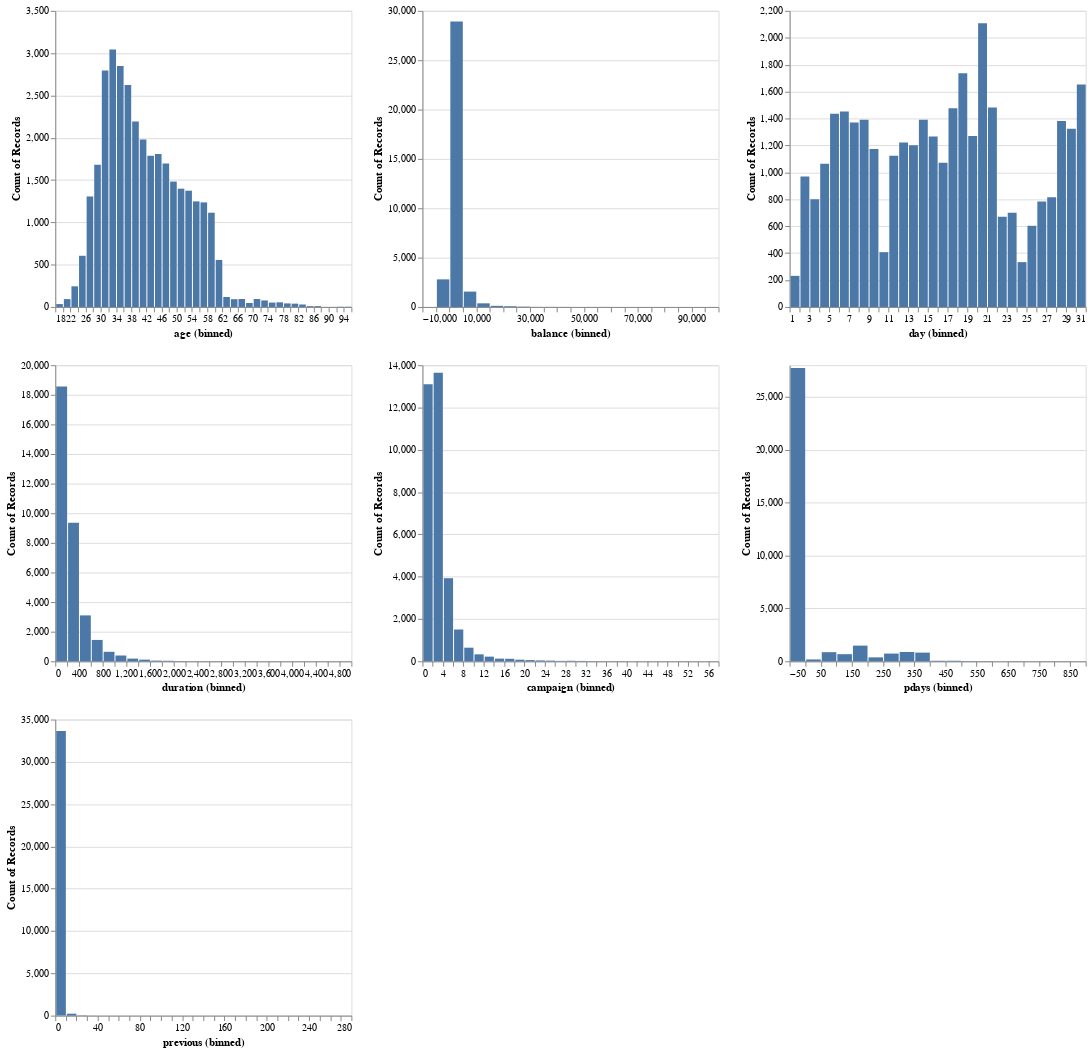

The cell this chart's notebook holds for it:
### Code cell
alt.Chart(train_df).mark_bar().encode(
    x=alt.X(alt.repeat()).type("quantitative").bin(maxbins=40),
    y="count()"
).repeat(
    numerical_cols, columns=3
)

### Figure 1 — Vega specification as saved in the notebook (floating-point values rounded to 4 significant figures)
{"$schema": "https://vega.github.io/schema/vega/v5.json", "data": [{"name": "source_0"}, {"name": "data_0", "values": [{"__count": 33640, "bin_maxbins_40_previous": 0.0, "bin_maxbins_40_previous_end": 10.0}, {"__count": 226, "bin_maxbins_40_previous": 10.0, "bin_maxbins_40_previous_end": 20.0}, {"__count": 34, "bin_maxbins_40_previous": 20.0, "bin_maxbins_40_previous_end": 30.0}, {"__count": 5, "bin_maxbins_40_previous": 30.0, "bin_maxbins_40_previous_end": 40.0}, {"__count": 1, "bin_maxbins_40_previous": 270.0, "bin_maxbins_40_previous_end": 280.0}, {"__count": 1, "bin_maxbins_40_previous": 40.0, "bin_maxbins_40_previous_end": 50.0}, {"__count": 1, "bin_maxbins_40_previous": 50.0, "bin_maxbins_40_previous_end": 60.0}]}, {"name": "data_1", "values": [{"__count": 3043, "bin_maxbins_40_age": 32.0, "bin_maxbins_40_age_end": 34.0}, {"__count": 2623, "bin_maxbins_40_age": 36.0, "bin_maxbins_40_age_end": 38.0}, {"__count": 244, "bin_maxbins_40_age": 22.0, "bin_maxbins_40_age_end": 24.0}, {"__count": 1398, "bin_maxbins_40_age": 50.0, "bin_maxbins_40_age_end": 52.0}, {"__count": 1248, "bin_maxbins_40_age": 54.0, "bin_maxbins_40_age_end": 56.0}, {"__count": 1681, "bin_maxbins_40_age": 28.0, "bin_maxbins_40_age_end": 30.0}, {"__count": 1786, "bin_maxbins_40_age": 42.0, "bin_maxbins_40_age_end": 44.0}, {"__count": 2849, "bin_maxbins_40_age": 34.0, "bin_maxbins_40_age_end": 36.0}, {"__count": 1807, "bin_maxbins_40_age": 44.0, "bin_maxbins_40_age_end": 46.0}, {"__count": 1696, "bin_maxbins_40_age": 46.0, "bin_maxbins_40_age_end": 48.0}, {"__count": 1482, "bin_maxbins_40_age": 48.0, "bin_maxbins_40_age_end": 50.0}, {"__count": 1374, "bin_maxbins_40_age": 52.0, "bin_maxbins_40_age_end": 54.0}, {"__count": 2191, "bin_maxbins_40_age": 38.0, "bin_maxbins_40_age_end": 40.0}, {"__count": 1236, "bin_maxbins_40_age": 56.0, "bin_maxbins_40_age_end": 58.0}, {"__count": 1306, "bin_maxbins_40_age": 26.0, "bin_maxbins_40_age_end": 28.0}, {"__count": 2795, "bin_maxbins_40_age": 30.0, "bin_maxbins_40_age_end": 32.0}, {"__count": 1114, "bin_maxbins_40_age": 58.0, "bin_maxbins_40_age_end": 60.0}, {"__count": 1980, "bin_maxbins_40_age": 40.0, "bin_maxbins_40_age_end": 42.0}, {"__count": 605, "bin_maxbins_40_age": 24.0, "bin_maxbins_40_age_end": 26.0}, {"__count": 556, "bin_maxbins_40_age": 60.0, "bin_maxbins_40_age_end": 62.0}, {"__count": 93, "bin_maxbins_40_age": 20.0, "bin_maxbins_40_age_end": 22.0}, {"__count": 94, "bin_maxbins_40_age": 70.0, "bin_maxbins_40_age_end": 72.0}, {"__count": 42, "bin_maxbins_40_age": 78.0, "bin_maxbins_40_age_end": 80.0}, {"__count": 29, "bin_maxbins_40_age": 82.0, "bin_maxbins_40_age_end": 84.0}, {"__count": 52, "bin_maxbins_40_age": 74.0, "bin_maxbins_40_age_end": 76.0}, {"__count": 77, "bin_maxbins_40_age": 72.0, "bin_maxbins_40_age_end": 74.0}, {"__count": 118, "bin_maxbins_40_age": 62.0, "bin_maxbins_40_age_end": 64.0}, {"__count": 47, "bin_maxbins_40_age": 68.0, "bin_maxbins_40_age_end": 70.0}, {"__count": 94, "bin_maxbins_40_age": 66.0, "bin_maxbins_40_age_end": 68.0}, {"__count": 92, "bin_maxbins_40_age": 64.0, "bin_maxbins_40_age_end": 66.0}, {"__count": 39, "bin_maxbins_40_age": 80.0, "bin_maxbins_40_age_end": 82.0}, {"__count": 34, "bin_maxbins_40_age": 18.0, "bin_maxbins_40_age_end": 20.0}, {"__count": 55, "bin_maxbins_40_age": 76.0, "bin_maxbins_40_age_end": 78.0}, {"__count": 3, "bin_maxbins_40_age": 92.0, "bin_maxbins_40_age_end": 94.0}, {"__count": 10, "bin_maxbins_40_age": 84.0, "bin_maxbins_40_age_end": 86.0}, {"__count": 10, "bin_maxbins_40_age": 86.0, "bin_maxbins_40_age_end": 88.0}, {"__count": 1, "bin_maxbins_40_age": 90.0, "bin_maxbins_40_age_end": 92.0}, {"__count": 3, "bin_maxbins_40_age": 94.0, "bin_maxbins_40_age_end": 96.0}, {"__count": 1, "bin_maxbins_40_age": 88.0, "bin_maxbins_40_age_end": 90.0}]}, {"name": "data_2", "values": [{"__count": 28924, "bin_maxbins_40_balance": 0.0, "bin_maxbins_40_balance_end": 5000.0}, {"__count": 2795, "bin_maxbins_40_balance": -5000.0, "bin_maxbins_40_balance_end": 0.0}, {"__count": 1557, "bin_maxbins_40_balance": 5000.0, "bin_maxbins_40_balance_end": 10000.0}, {"__count": 34, "bin_maxbins_40_balance": 25000.0, "bin_maxbins_40_balance_end": 30000.0}, {"__count": 368, "bin_maxbins_40_balance": 10000.0, "bin_maxbins_40_balance_end": 15000.0}, {"__count": 114, "bin_maxbins_40_balance": 15000.0, "bin_maxbins_40_balance_end": 20000.0}, {"__count": 4, "bin_maxbins_40_balance": 55000.0, "bin_maxbins_40_balance_end": 60000.0}, {"__count": 75, "bin_maxbins_40_balance": 20000.0, "bin_maxbins_40_balance_end": 25000.0}, {"__count": 10, "bin_maxbins_40_balance": 35000.0, "bin_maxbins_40_balance_end": 40000.0}, {"__count": 9, "bin_maxbins_40_balance": 30000.0, "bin_maxbins_40_balance_end": 35000.0}, {"__count": 6, "bin_maxbins_40_balance": 40000.0, "bin_maxbins_40_balance_end": 45000.0}, {"__count": 3, "bin_maxbins_40_balance": 45000.0, "bin_maxbins_40_balance_end": 50000.0}, {"__count": 1, "bin_maxbins_40_balance": 95000.0, "bin_maxbins_40_balance_end": 100000.0}, {"__count": 4, "bin_maxbins_40_balance": 50000.0, "bin_maxbins_40_balance_end": 55000.0}, {"__count": 1, "bin_maxbins_40_balance": 80000.0, "bin_maxbins_40_balance_end": 85000.0}, {"__count": 1, "bin_maxbins_40_balance": -10000.0, "bin_maxbins_40_balance_end": -5000.0}, {"__count": 2, "bin_maxbins_40_balance": 65000.0, "bin_maxbins_40_balance_end": 70000.0}]}, {"name": "data_3", "values": [{"__count": 1482, "bin_maxbins_40_day": 21.0, "bin_maxbins_40_day_end": 22.0}, {"__count": 671, "bin_maxbins_40_day": 22.0, "bin_maxbins_40_day_end": 23.0}, {"__count": 784, "bin_maxbins_40_day": 26.0, "bin_maxbins_40_day_end": 27.0}, {"__count": 1324, "bin_maxbins_40_day": 29.0, "bin_maxbins_40_day_end": 30.0}, {"__count": 1267, "bin_maxbins_40_day": 15.0, "bin_maxbins_40_day_end": 16.0}, {"__count": 2107, "bin_maxbins_40_day": 20.0, "bin_maxbins_40_day_end": 21.0}, {"__count": 1477, "bin_maxbins_40_day": 17.0, "bin_maxbins_40_day_end": 18.0}, {"__count": 1453, "bin_maxbins_40_day": 6.0, "bin_maxbins_40_day_end": 7.0}, {"__count": 1391, "bin_maxbins_40_day": 8.0, "bin_maxbins_40_day_end": 9.0}, {"__count": 1370, "bin_maxbins_40_day": 7.0, "bin_maxbins_40_day_end": 8.0}, {"__count": 1071, "bin_maxbins_40_day": 16.0, "bin_maxbins_40_day_end": 17.0}, {"__count": 1173, "bin_maxbins_40_day": 9.0, "bin_maxbins_40_day_end": 10.0}, {"__count": 1391, "bin_maxbins_40_day": 14.0, "bin_maxbins_40_day_end": 15.0}, {"__count": 700, "bin_maxbins_40_day": 23.0, "bin_maxbins_40_day_end": 24.0}, {"__count": 603, "bin_maxbins_40_day": 25.0, "bin_maxbins_40_day_end": 26.0}, {"__count": 1436, "bin_maxbins_40_day": 5.0, "bin_maxbins_40_day_end": 6.0}, {"__count": 333, "bin_maxbins_40_day": 24.0, "bin_maxbins_40_day_end": 25.0}, {"__count": 1381, "bin_maxbins_40_day": 28.0, "bin_maxbins_40_day_end": 29.0}, {"__count": 1737, "bin_maxbins_40_day": 18.0, "bin_maxbins_40_day_end": 19.0}, {"__count": 1652, "bin_maxbins_40_day": 30.0, "bin_maxbins_40_day_end": 31.0}, {"__count": 1222, "bin_maxbins_40_day": 12.0, "bin_maxbins_40_day_end": 13.0}, {"__count": 815, "bin_maxbins_40_day": 27.0, "bin_maxbins_40_day_end": 28.0}, {"__count": 801, "bin_maxbins_40_day": 3.0, "bin_maxbins_40_day_end": 4.0}, {"__count": 1064, "bin_maxbins_40_day": 4.0, "bin_maxbins_40_day_end": 5.0}, {"__count": 407, "bin_maxbins_40_day": 10.0, "bin_maxbins_40_day_end": 11.0}, {"__count": 970, "bin_maxbins_40_day": 2.0, "bin_maxbins_40_day_end": 3.0}, {"__count": 1270, "bin_maxbins_40_day": 19.0, "bin_maxbins_40_day_end": 20.0}, {"__count": 1123, "bin_maxbins_40_day": 11.0, "bin_maxbins_40_day_end": 12.0}, {"__count": 1202, "bin_maxbins_40_day": 13.0, "bin_maxbins_40_day_end": 14.0}, {"__count": 231, "bin_maxbins_40_day": 1.0, "bin_maxbins_40_day_end": 2.0}]}, {"name": "data_4", "values": [{"__count": 3100, "bin_maxbins_40_duration": 400.0, "bin_maxbins_40_duration_end": 600.0}, {"__count": 18555, "bin_maxbins_40_duration": 0.0, "bin_maxbins_40_duration_end": 200.0}, {"__count": 9357, "bin_maxbins_40_duration": 200.0, "bin_maxbins_40_duration_end": 400.0}, {"__count": 1442, "bin_maxbins_40_duration": 600.0, "bin_maxbins_40_duration_end": 800.0}, {"__count": 181, "bin_maxbins_40_duration": 1200.0, "bin_maxbins_40_duration_end": 1400.0}, {"__count": 641, "bin_maxbins_40_duration": 800.0, "bin_maxbins_40_duration_end": 1000.0}, {"__count": 391, "bin_maxbins_40_duration": 1000.0, "bin_maxbins_40_duration_end": 1200.0}, {"__count": 35, "bin_maxbins_40_duration": 1800.0, "bin_maxbins_40_duration_end": 2000.0}, {"__count": 111, "bin_maxbins_40_duration": 1400.0, "bin_maxbins_40_duration_end": 1600.0}, {"__count": 1, "bin_maxbins_40_duration": 4800.0, "bin_maxbins_40_duration_end": 5000.0}, {"__count": 16, "bin_maxbins_40_duration": 2000.0, "bin_maxbins_40_duration_end": 2200.0}, {"__count": 7, "bin_maxbins_40_duration": 2200.0, "bin_maxbins_40_duration_end": 2400.0}, {"__count": 6, "bin_maxbins_40_duration": 2600.0, "bin_maxbins_40_duration_end": 2800.0}, {"__count": 46, "bin_maxbins_40_duration": 1600.0, "bin_maxbins_40_duration_end": 1800.0}, {"__count": 4, "bin_maxbins_40_duration": 3000.0, "bin_maxbins_40_duration_end": 3200.0}, {"__count": 7, "bin_maxbins_40_duration": 2400.0, "bin_maxbins_40_duration_end": 2600.0}, {"__count": 4, "bin_maxbins_40_duration": 3200.0, "bin_maxbins_40_duration_end": 3400.0}, {"__count": 1, "bin_maxbins_40_duration": 2800.0, "bin_maxbins_40_duration_end": 3000.0}, {"__count": 1, "bin_maxbins_40_duration": 3600.0, "bin_maxbins_40_duration_end": 3800.0}, {"__count": 1, "bin_maxbins_40_duration": 3800.0, "bin_maxbins_40_duration_end": 4000.0}, {"__count": 1, "bin_maxbins_40_duration": 3400.0, "bin_maxbins_40_duration_end": 3600.0}]}, {"name": "data_5", "values": [{"__count": 13643, "bin_maxbins_40_campaign": 2.0, "bin_maxbins_40_campaign_end": 4.0}, {"__count": 13102, "bin_maxbins_40_campaign": 0.0, "bin_maxbins_40_campaign_end": 2.0}, {"__count": 3929, "bin_maxbins_40_campaign": 4.0, "bin_maxbins_40_campaign_end": 6.0}, {"__count": 75, "bin_maxbins_40_campaign": 18.0, "bin_maxbins_40_campaign_end": 20.0}, {"__count": 1503, "bin_maxbins_40_campaign": 6.0, "bin_maxbins_40_campaign_end": 8.0}, {"__count": 126, "bin_maxbins_40_campaign": 14.0, "bin_maxbins_40_campaign_end": 16.0}, {"__count": 220, "bin_maxbins_40_campaign": 12.0, "bin_maxbins_40_campaign_end": 14.0}, {"__count": 643, "bin_maxbins_40_campaign": 8.0, "bin_maxbins_40_campaign_end": 10.0}, {"__count": 57, "bin_maxbins_40_campaign": 20.0, "bin_maxbins_40_campaign_end": 22.0}, {"__count": 32, "bin_maxbins_40_campaign": 24.0, "bin_maxbins_40_campaign_end": 26.0}, {"__count": 329, "bin_maxbins_40_campaign": 10.0, "bin_maxbins_40_campaign_end": 12.0}, {"__count": 42, "bin_maxbins_40_campaign": 22.0, "bin_maxbins_40_campaign_end": 24.0}, {"__count": 24, "bin_maxbins_40_campaign": 28.0, "bin_maxbins_40_campaign_end": 30.0}, {"__count": 19, "bin_maxbins_40_campaign": 26.0, "bin_maxbins_40_campaign_end": 28.0}, {"__count": 118, "bin_maxbins_40_campaign": 16.0, "bin_maxbins_40_campaign_end": 18.0}, {"__count": 17, "bin_maxbins_40_campaign": 30.0, "bin_maxbins_40_campaign_end": 32.0}, {"__count": 1, "bin_maxbins_40_campaign": 42.0, "bin_maxbins_40_campaign_end": 44.0}, {"__count": 7, "bin_maxbins_40_campaign": 32.0, "bin_maxbins_40_campaign_end": 34.0}, {"__count": 4, "bin_maxbins_40_campaign": 38.0, "bin_maxbins_40_campaign_end": 40.0}, {"__count": 6, "bin_maxbins_40_campaign": 34.0, "bin_maxbins_40_campaign_end": 36.0}, {"__count": 1, "bin_maxbins_40_campaign": 56.0, "bin_maxbins_40_campaign_end": 58.0}, {"__count": 5, "bin_maxbins_40_campaign": 36.0, "bin_maxbins_40_campaign_end": 38.0}, {"__count": 1, "bin_maxbins_40_campaign": 40.0, "bin_maxbins_40_campaign_end": 42.0}, {"__count": 3, "bin_maxbins_40_campaign": 50.0, "bin_maxbins_40_campaign_end": 52.0}, {"__count": 1, "bin_maxbins_40_campaign": 54.0, "bin_maxbins_40_campaign_end": 56.0}]}, {"name": "data_6", "values": [{"__count": 27736, "bin_maxbins_40_pdays": -50.0, "bin_maxbins_40_pdays_end": 0.0}, {"__count": 821, "bin_maxbins_40_pdays": 350.0, "bin_maxbins_40_pdays_end": 400.0}, {"__count": 176, "bin_maxbins_40_pdays": 0.0, "bin_maxbins_40_pdays_end": 50.0}, {"__count": 50, "bin_maxbins_40_pdays": 450.0, "bin_maxbins_40_pdays_end": 500.0}, {"__count": 673, "bin_maxbins_40_pdays": 100.0, "bin_maxbins_40_pdays_end": 150.0}, {"__count": 1483, "bin_maxbins_40_pdays": 150.0, "bin_maxbins_40_pdays_end": 200.0}, {"__count": 881, "bin_maxbins_40_pdays": 300.0, "bin_maxbins_40_pdays_end": 350.0}, {"__count": 862, "bin_maxbins_40_pdays": 50.0, "bin_maxbins_40_pdays_end": 100.0}, {"__count": 730, "bin_maxbins_40_pdays": 250.0, "bin_maxbins_40_pdays_end": 300.0}, {"__count": 371, "bin_maxbins_40_pdays": 200.0, "bin_maxbins_40_pdays_end": 250.0}, {"__count": 12, "bin_maxbins_40_pdays": 650.0, "bin_maxbins_40_pdays_end": 700.0}, {"__count": 23, "bin_maxbins_40_pdays": 500.0, "bin_maxbins_40_pdays_end": 550.0}, {"__count": 49, "bin_maxbins_40_pdays": 400.0, "bin_maxbins_40_pdays_end": 450.0}, {"__count": 16, "bin_maxbins_40_pdays": 550.0, "bin_maxbins_40_pdays_end": 600.0}, {"__count": 5, "bin_maxbins_40_pdays": 800.0, "bin_maxbins_40_pdays_end": 850.0}, {"__count": 4, "bin_maxbins_40_pdays": 700.0, "bin_maxbins_40_pdays_end": 750.0}, {"__count": 11, "bin_maxbins_40_pdays": 750.0, "bin_maxbins_40_pdays_end": 800.0}, {"__count": 2, "bin_maxbins_40_pdays": 600.0, "bin_maxbins_40_pdays_end": 650.0}, {"__count": 3, "bin_maxbins_40_pdays": 850.0, "bin_maxbins_40_pdays_end": 900.0}]}, {"name": "data_1_child__age_y_domain___count", "values": [{"min": 1, "max": 3043}]}, {"name": "data_2_child__balance_y_domain___count", "values": [{"min": 1, "max": 28924}]}, {"name": "data_3_child__day_y_domain___count", "values": [{"min": 231, "max": 2107}]}, {"name": "data_4_child__duration_y_domain___count", "values": [{"min": 1, "max": 18555}]}, {"name": "data_5_child__campaign_y_domain___count", "values": [{"min": 1, "max": 13643}]}, {"name": "data_6_child__pdays_y_domain___count", "values": [{"min": 2, "max": 27736}]}, {"name": "data_0_child__previous_y_domain___count", "values": [{"min": 1, "max": 33640}]}], "signals": [{"name": "child__previous_bin_maxbins_40_previous_bins", "value": {"fields": ["previous"], "fname": "bin_previous", "start": 0.0, "step": 10.0, "stop": 280.0}}, {"name": "child__age_bin_maxbins_40_age_bins", "value": {"fields": ["age"], "fname": "bin_age", "start": 18.0, "step": 2.0, "stop": 96.0}}, {"name": "child__balance_bin_maxbins_40_balance_bins", "value": {"fields": ["balance"], "fname": "bin_balance", "start": -10000.0, "step": 5000.0, "stop": 100000.0}}, {"name": "child__duration_bin_maxbins_40_duration_bins", "value": {"fields": ["duration"], "fname": "bin_duration", "start": 0.0, "step": 200.0, "stop": 5000.0}}, {"name": "child__campaign_bin_maxbins_40_campaign_bins", "value": {"fields": ["campaign"], "fname": "bin_campaign", "start": 0.0, "step": 2.0, "stop": 58.0}}, {"name": "child__day_bin_maxbins_40_day_bins", "value": {"fields": ["day"], "fname": "bin_day", "start": 1.0, "step": 1.0, "stop": 31.0}}, {"name": "child__pdays_bin_maxbins_40_pdays_bins", "value": {"fields": ["pdays"], "fname": "bin_pdays", "start": -50.0, "step": 50.0, "stop": 900.0}}, {"name": "childWidth", "value": 300}, {"name": "childHeight", "value": 300}], "marks": [{"type": "group", "name": "child__age_group", "encode": {"update": {"width": {"signal": "childWidth"}, "height": {"signal": "childHeight"}}}, "marks": [{"type": "rect", "name": "child__age_marks", "from": {"data": "data_1"}, "encode": {"update": {"y2": {"value": 0, "scale": "child__age_y"}, "fill": {"value": "#4c78a8"}, "x": {"field": "bin_maxbins_40_age_end", "scale": "child__age_x", "offset": {"signal": "0.5 + (abs(scale(\"child__age_x\", datum[\"bin_maxbins_40_age_end\"]) - scale(\"child__age_x\", datum[\"bin_maxbins_40_age\"])) < 0.25 ? 0.5 * (0.25 - (abs(scale(\"child__age_x\", datum[\"bin_maxbins_40_age_end\"]) - scale(\"child__age_x\", datum[\"bin_maxbins_40_age\"])))) : -0.5)"}}, "y": {"field": "__count", "scale": "child__age_y"}, "description": {"signal": "\"age (binned): \" + (!isValid(datum[\"bin_maxbins_40_age\"]) || !isFinite(+datum[\"bin_maxbins_40_age\"]) ? \"null\" : format(datum[\"bin_maxbins_40_age\"], \"\") + \" – \" + format(datum[\"bin_maxbins_40_age_end\"], \"\")) + \"; Count of Records: \" + (format(datum[\"__count\"], \"\"))"}, "ariaRoleDescription": {"value": "bar"}, "x2": {"field": "bin_maxbins_40_age", "scale": "child__age_x", "offset": {"signal": "0.5 + (abs(scale(\"child__age_x\", datum[\"bin_maxbins_40_age_end\"]) - scale(\"child__age_x\", datum[\"bin_maxbins_40_age\"])) < 0.25 ? -0.5 * (0.25 - (abs(scale(\"child__age_x\", datum[\"bin_maxbins_40_age_end\"]) - scale(\"child__age_x\", datum[\"bin_maxbins_40_age\"])))) : 0.5)"}}}}, "style": ["bar"]}], "axes": [{"scale": "child__age_y", "orient": "left", "gridScale": "child__age_x", "minExtent": 0, "grid": true, "ticks": false, "tickCount": {"signal": "ceil(childHeight/40)"}, "domain": false, "zindex": 0, "maxExtent": 0, "labels": false, "aria": false}, {"scale": "child__age_x", "title": "age (binned)", "tickCount": {"signal": "ceil(childWidth/10)"}, "labelOverlap": true, "zindex": 0, "grid": false, "labelFlush": true, "orient": "bottom"}, {"scale": "child__age_y", "tickCount": {"signal": "ceil(childHeight/40)"}, "orient": "left", "grid": false, "labelOverlap": true, "title": "Count of Records", "zindex": 0}], "style": "cell"}, {"type": "group", "name": "child__balance_group", "encode": {"update": {"width": {"signal": "childWidth"}, "height": {"signal": "childHeight"}}}, "marks": [{"type": "rect", "name": "child__balance_marks", "from": {"data": "data_2"}, "encode": {"update": {"ariaRoleDescription": {"value": "bar"}, "fill": {"value": "#4c78a8"}, "x2": {"field": "bin_maxbins_40_balance", "scale": "child__balance_x", "offset": {"signal": "0.5 + (abs(scale(\"child__balance_x\", datum[\"bin_maxbins_40_balance_end\"]) - scale(\"child__balance_x\", datum[\"bin_maxbins_40_balance\"])) < 0.25 ? -0.5 * (0.25 - (abs(scale(\"child__balance_x\", datum[\"bin_maxbins_40_balance_end\"]) - scale(\"child__balance_x\", datum[\"bin_maxbins_40_balance\"])))) : 0.5)"}}, "description": {"signal": "\"balance (binned): \" + (!isValid(datum[\"bin_maxbins_40_balance\"]) || !isFinite(+datum[\"bin_maxbins_40_balance\"]) ? \"null\" : format(datum[\"bin_maxbins_40_balance\"], \"\") + \" – \" + format(datum[\"bin_maxbins_40_balance_end\"], \"\")) + \"; Count of Records: \" + (format(datum[\"__count\"], \"\"))"}, "x": {"field": "bin_maxbins_40_balance_end", "scale": "child__balance_x", "offset": {"signal": "0.5 + (abs(scale(\"child__balance_x\", datum[\"bin_maxbins_40_balance_end\"]) - scale(\"child__balance_x\", datum[\"bin_maxbins_40_balance\"])) < 0.25 ? 0.5 * (0.25 - (abs(scale(\"child__balance_x\", datum[\"bin_maxbins_40_balance_end\"]) - scale(\"child__balance_x\", datum[\"bin_maxbins_40_balance\"])))) : -0.5)"}}, "y": {"field": "__count", "scale": "child__balance_y"}, "y2": {"value": 0, "scale": "child__balance_y"}}}, "style": ["bar"]}], "axes": [{"scale": "child__balance_y", "grid": true, "aria": false, "tickCount": {"signal": "ceil(childHeight/40)"}, "ticks": false, "maxExtent": 0, "gridScale": "child__balance_x", "minExtent": 0, "zindex": 0, "orient": "left", "domain": false, "labels": false}, {"scale": "child__balance_x", "title": "balance (binned)", "grid": false, "labelOverlap": true, "tickCount": {"signal": "ceil(childWidth/10)"}, "zindex": 0, "orient": "bottom", "labelFlush": true}, {"scale": "child__balance_y", "orient": "left", "title": "Count of Records", "tickCount": {"signal": "ceil(childHeight/40)"}, "labelOverlap": true, "zindex": 0, "grid": false}], "style": "cell"}, {"type": "group", "name": "child__day_group", "encode": {"update": {"width": {"signal": "childWidth"}, "height": {"signal": "childHeight"}}}, "marks": [{"type": "rect", "name": "child__day_marks", "from": {"data": "data_3"}, "encode": {"update": {"x": {"field": "bin_maxbins_40_day_end", "scale": "child__day_x", "offset": {"signal": "0.5 + (abs(scale(\"child__day_x\", datum[\"bin_maxbins_40_day_end\"]) - scale(\"child__day_x\", datum[\"bin_maxbins_40_day\"])) < 0.25 ? 0.5 * (0.25 - (abs(scale(\"child__day_x\", datum[\"bin_maxbins_40_day_end\"]) - scale(\"child__day_x\", datum[\"bin_maxbins_40_day\"])))) : -0.5)"}}, "description": {"signal": "\"day (binned): \" + (!isValid(datum[\"bin_maxbins_40_day\"]) || !isFinite(+datum[\"bin_maxbins_40_day\"]) ? \"null\" : format(datum[\"bin_maxbins_40_day\"], \"\") + \" – \" + format(datum[\"bin_maxbins_40_day_end\"], \"\")) + \"; Count of Records: \" + (format(datum[\"__count\"], \"\"))"}, "x2": {"field": "bin_maxbins_40_day", "scale": "child__day_x", "offset": {"signal": "0.5 + (abs(scale(\"child__day_x\", datum[\"bin_maxbins_40_day_end\"]) - scale(\"child__day_x\", datum[\"bin_maxbins_40_day\"])) < 0.25 ? -0.5 * (0.25 - (abs(scale(\"child__day_x\", datum[\"bin_maxbins_40_day_end\"]) - scale(\"child__day_x\", datum[\"bin_maxbins_40_day\"])))) : 0.5)"}}, "y2": {"value": 0, "scale": "child__day_y"}, "fill": {"value": "#4c78a8"}, "ariaRoleDescription": {"value": "bar"}, "y": {"field": "__count", "scale": "child__day_y"}}}, "style": ["bar"]}], "axes": [{"scale": "child__day_y", "tickCount": {"signal": "ceil(childHeight/40)"}, "zindex": 0, "maxExtent": 0, "labels": false, "orient": "left", "grid": true, "aria": false, "minExtent": 0, "ticks": false, "gridScale": "child__day_x", "domain": false}, {"scale": "child__day_x", "orient": "bottom", "zindex": 0, "tickCount": {"signal": "ceil(childWidth/10)"}, "grid": false, "title": "day (binned)", "labelFlush": true, "labelOverlap": true}, {"scale": "child__day_y", "labelOverlap": true, "tickCount": {"signal": "ceil(childHeight/40)"}, "zindex": 0, "grid": false, "title": "Count of Records", "orient": "left"}], "style": "cell"}, {"type": "group", "name": "child__duration_group", "encode": {"update": {"height": {"signal": "childHeight"}, "width": {"signal": "childWidth"}}}, "marks": [{"type": "rect", "name": "child__duration_marks", "from": {"data": "data_4"}, "encode": {"update": {"description": {"signal": "\"duration (binned): \" + (!isValid(datum[\"bin_maxbins_40_duration\"]) || !isFinite(+datum[\"bin_maxbins_40_duration\"]) ? \"null\" : format(datum[\"bin_maxbins_40_duration\"], \"\") + \" – \" + format(datum[\"bin_maxbins_40_duration_end\"], \"\")) + \"; Count of Records: \" + (format(datum[\"__count\"], \"\"))"}, "y2": {"value": 0, "scale": "child__duration_y"}, "ariaRoleDescription": {"value": "bar"}, "x2": {"field": "bin_maxbins_40_duration", "scale": "child__duration_x", "offset": {"signal": "0.5 + (abs(scale(\"child__duration_x\", datum[\"bin_maxbins_40_duration_end\"]) - scale(\"child__duration_x\", datum[\"bin_maxbins_40_duration\"])) < 0.25 ? -0.5 * (0.25 - (abs(scale(\"child__duration_x\", datum[\"bin_maxbins_40_duration_end\"]) - scale(\"child__duration_x\", datum[\"bin_maxbins_40_duration\"])))) : 0.5)"}}, "y": {"field": "__count", "scale": "child__duration_y"}, "fill": {"value": "#4c78a8"}, "x": {"field": "bin_maxbins_40_duration_end", "scale": "child__duration_x", "offset": {"signal": "0.5 + (abs(scale(\"child__duration_x\", datum[\"bin_maxbins_40_duration_end\"]) - scale(\"child__duration_x\", datum[\"bin_maxbins_40_duration\"])) < 0.25 ? 0.5 * (0.25 - (abs(scale(\"child__duration_x\", datum[\"bin_maxbins_40_duration_end\"]) - scale(\"child__duration_x\", datum[\"bin_maxbins_40_duration\"])))) : -0.5)"}}}}, "style": ["bar"]}], "axes": [{"scale": "child__duration_y", "domain": false, "tickCount": {"signal": "ceil(childHeight/40)"}, "gridScale": "child__duration_x", "maxExtent": 0, "ticks": false, "orient": "left", "aria": false, "minExtent": 0, "labels": false, "zindex": 0, "grid": true}, {"scale": "child__duration_x", "grid": false, "title": "duration (binned)", "tickCount": {"signal": "ceil(childWidth/10)"}, "orient": "bottom", "zindex": 0, "labelOverlap": true, "labelFlush": true}, {"scale": "child__duration_y", "title": "Count of Records", "orient": "left", "labelOverlap": true, "tickCount": {"signal": "ceil(childHeight/40)"}, "grid": false, "zindex": 0}], "style": "cell"}, {"type": "group", "name": "child__campaign_group", "encode": {"update": {"width": {"signal": "childWidth"}, "height": {"signal": "childHeight"}}}, "marks": [{"type": "rect", "name": "child__campaign_marks", "from": {"data": "data_5"}, "encode": {"update": {"description": {"signal": "\"campaign (binned): \" + (!isValid(datum[\"bin_maxbins_40_campaign\"]) || !isFinite(+datum[\"bin_maxbins_40_campaign\"]) ? \"null\" : format(datum[\"bin_maxbins_40_campaign\"], \"\") + \" – \" + format(datum[\"bin_maxbins_40_campaign_end\"], \"\")) + \"; Count of Records: \" + (format(datum[\"__count\"], \"\"))"}, "x2": {"field": "bin_maxbins_40_campaign", "scale": "child__campaign_x", "offset": {"signal": "0.5 + (abs(scale(\"child__campaign_x\", datum[\"bin_maxbins_40_campaign_end\"]) - scale(\"child__campaign_x\", datum[\"bin_maxbins_40_campaign\"])) < 0.25 ? -0.5 * (0.25 - (abs(scale(\"child__campaign_x\", datum[\"bin_maxbins_40_campaign_end\"]) - scale(\"child__campaign_x\", datum[\"bin_maxbins_40_campaign\"])))) : 0.5)"}}, "y": {"field": "__count", "scale": "child__campaign_y"}, "x": {"field": "bin_maxbins_40_campaign_end", "scale": "child__campaign_x", "offset": {"signal": "0.5 + (abs(scale(\"child__campaign_x\", datum[\"bin_maxbins_40_campaign_end\"]) - scale(\"child__campaign_x\", datum[\"bin_maxbins_40_campaign\"])) < 0.25 ? 0.5 * (0.25 - (abs(scale(\"child__campaign_x\", datum[\"bin_maxbins_40_campaign_end\"]) - scale(\"child__campaign_x\", datum[\"bin_maxbins_40_campaign\"])))) : -0.5)"}}, "ariaRoleDescription": {"value": "bar"}, "fill": {"value": "#4c78a8"}, "y2": {"value": 0, "scale": "child__campaign_y"}}}, "style": ["bar"]}], "axes": [{"scale": "child__campaign_y", "labels": false, "grid": true, "orient": "left", "tickCount": {"signal": "ceil(childHeight/40)"}, "zindex": 0, "gridScale": "child__campaign_x", "ticks": false, "aria": false, "maxExtent": 0, "domain": false, "minExtent": 0}, {"scale": "child__campaign_x", "labelOverlap": true, "tickCount": {"signal": "ceil(childWidth/10)"}, "orient": "bottom", "zindex": 0, "title": "campaign (binned)", "grid": false, "labelFlush": true}, {"scale": "child__campaign_y", "title": "Count of Records", "grid": false, "orient": "left", "tickCount": {"signal": "ceil(childHeight/40)"}, "zindex": 0, "labelOverlap": true}], "style": "cell"}, {"type": "group", "name": "child__pdays_group", "encode": {"update": {"height": {"signal": "childHeight"}, "width": {"signal": "childWidth"}}}, "marks": [{"type": "rect", "name": "child__pdays_marks", "from": {"data": "data_6"}, "encode": {"update": {"ariaRoleDescription": {"value": "bar"}, "x2": {"field": "bin_maxbins_40_pdays", "scale": "child__pdays_x", "offset": {"signal": "0.5 + (abs(scale(\"child__pdays_x\", datum[\"bin_maxbins_40_pdays_end\"]) - scale(\"child__pdays_x\", datum[\"bin_maxbins_40_pdays\"])) < 0.25 ? -0.5 * (0.25 - (abs(scale(\"child__pdays_x\", datum[\"bin_maxbins_40_pdays_end\"]) - scale(\"child__pdays_x\", datum[\"bin_maxbins_40_pdays\"])))) : 0.5)"}}, "y2": {"value": 0, "scale": "child__pdays_y"}, "y": {"field": "__count", "scale": "child__pdays_y"}, "x": {"field": "bin_maxbins_40_pdays_end", "scale": "child__pdays_x", "offset": {"signal": "0.5 + (abs(scale(\"child__pdays_x\", datum[\"bin_maxbins_40_pdays_end\"]) - scale(\"child__pdays_x\", datum[\"bin_maxbins_40_pdays\"])) < 0.25 ? 0.5 * (0.25 - (abs(scale(\"child__pdays_x\", datum[\"bin_maxbins_40_pdays_end\"]) - scale(\"child__pdays_x\", datum[\"bin_maxbins_40_pdays\"])))) : -0.5)"}}, "fill": {"value": "#4c78a8"}, "description": {"signal": "\"pdays (binned): \" + (!isValid(datum[\"bin_maxbins_40_pdays\"]) || !isFinite(+datum[\"bin_maxbins_40_pdays\"]) ? \"null\" : format(datum[\"bin_maxbins_40_pdays\"], \"\") + \" – \" + format(datum[\"bin_maxbins_40_pdays_end\"], \"\")) + \"; Count of Records: \" + (format(datum[\"__count\"], \"\"))"}}}, "style": ["bar"]}], "axes": [{"scale": "child__pdays_y", "grid": true, "tickCount": {"signal": "ceil(childHeight/40)"}, "gridScale": "child__pdays_x", "domain": false, "aria": false, "orient": "left", "maxExtent": 0, "minExtent": 0, "labels": false, "zindex": 0, "ticks": false}, {"scale": "child__pdays_x", "tickCount": {"signal": "ceil(childWidth/10)"}, "zindex": 0, "title": "pdays (binned)", "labelOverlap": true, "orient": "bottom", "grid": false, "labelFlush": true}, {"scale": "child__pdays_y", "orient": "left", "tickCount": {"signal": "ceil(childHeight/40)"}, "grid": false, "zindex": 0, "labelOverlap": true, "title": "Count of Records"}], "style": "cell"}, {"type": "group", "name": "child__previous_group", "encode": {"update": {"height": {"signal": "childHeight"}, "width": {"signal": "childWidth"}}}, "marks": [{"type": "rect", "name": "child__previous_marks", "from": {"data": "data_0"}, "encode": {"update": {"x": {"field": "bin_maxbins_40_previous_end", "scale": "child__previous_x", "offset": {"signal": "0.5 + (abs(scale(\"child__previous_x\", datum[\"bin_maxbins_40_previous_end\"]) - scale(\"child__previous_x\", datum[\"bin_maxbins_40_previous\"])) < 0.25 ? 0.5 * (0.25 - (abs(scale(\"child__previous_x\", datum[\"bin_maxbins_40_previous_end\"]) - scale(\"child__previous_x\", datum[\"bin_maxbins_40_previous\"])))) : -0.5)"}}, "y2": {"value": 0, "scale": "child__previous_y"}, "y": {"field": "__count", "scale": "child__previous_y"}, "description": {"signal": "\"previous (binned): \" + (!isValid(datum[\"bin_maxbins_40_previous\"]) || !isFinite(+datum[\"bin_maxbins_40_previous\"]) ? \"null\" : format(datum[\"bin_maxbins_40_previous\"], \"\") + \" – \" + format(datum[\"bin_maxbins_40_previous_end\"], \"\")) + \"; Count of Records: \" + (format(datum[\"__count\"], \"\"))"}, "ariaRoleDescription": {"value": "bar"}, "fill": {"value": "#4c78a8"}, "x2": {"field": "bin_maxbins_40_previous", "scale": "child__previous_x", "offset": {"signal": "0.5 + (abs(scale(\"child__previous_x\", datum[\"bin_maxbins_40_previous_end\"]) - scale(\"child__previous_x\", datum[\"bin_maxbins_40_previous\"])) < 0.25 ? -0.5 * (0.25 - (abs(scale(\"child__previous_x\", datum[\"bin_maxbins_40_previous_end\"]) - scale(\"child__previous_x\", datum[\"bin_maxbins_40_previous\"])))) : 0.5)"}}}}, "style": ["bar"]}], "axes": [{"scale": "child__previous_y", "aria": false, "maxExtent": 0, "zindex": 0, "ticks": false, "orient": "left", "gridScale": "child__previous_x", "domain": false, "labels": false, "minExtent": 0, "grid": true, "tickCount": {"signal": "ceil(childHeight/40)"}}, {"scale": "child__previous_x", "labelFlush": true, "labelOverlap": true, "orient": "bottom", "zindex": 0, "tickCount": {"signal": "ceil(childWidth/10)"}, "title": "previous (binned)", "grid": false}, {"scale": "child__previous_y", "orient": "left", "labelOverlap": true, "zindex": 0, "title": "Count of Records", "tickCount": {"signal": "ceil(childHeight/40)"}, "grid": false}], "style": "cell"}], "scales": [{"name": "child__age_x", "type": "linear", "domain": {"signal": "[child__age_bin_maxbins_40_age_bins.start, child__age_bin_maxbins_40_age_bins.stop]"}, "range": [0, {"signal": "childWidth"}], "bins": {"signal": "child__age_bin_maxbins_40_age_bins"}, "zero": false}, {"name": "child__age_y", "type": "linear", "domain": [{"signal": "(data(\"data_1_child__age_y_domain___count\")[0] || {}).min"}, {"signal": "(data(\"data_1_child__age_y_domain___count\")[0] || {}).max"}], "range": [{"signal": "childHeight"}, 0], "nice": true, "zero": true}, {"name": "child__balance_x", "type": "linear", "domain": {"signal": "[child__balance_bin_maxbins_40_balance_bins.start, child__balance_bin_maxbins_40_balance_bins.stop]"}, "range": [0, {"signal": "childWidth"}], "bins": {"signal": "child__balance_bin_maxbins_40_balance_bins"}, "zero": false}, {"name": "child__balance_y", "type": "linear", "domain": [{"signal": "(data(\"data_2_child__balance_y_domain___count\")[0] || {}).min"}, {"signal": "(data(\"data_2_child__balance_y_domain___count\")[0] || {}).max"}], "range": [{"signal": "childHeight"}, 0], "zero": true, "nice": true}, {"name": "child__day_x", "type": "linear", "domain": {"signal": "[child__day_bin_maxbins_40_day_bins.start, child__day_bin_maxbins_40_day_bins.stop]"}, "range": [0, {"signal": "childWidth"}], "bins": {"signal": "child__day_bin_maxbins_40_day_bins"}, "zero": false}, {"name": "child__day_y", "type": "linear", "domain": [{"signal": "(data(\"data_3_child__day_y_domain___count\")[0] || {}).min"}, {"signal": "(data(\"data_3_child__day_y_domain___count\")[0] || {}).max"}], "range": [{"signal": "childHeight"}, 0], "zero": true, "nice": true}, {"name": "child__duration_x", "type": "linear", "domain": {"signal": "[child__duration_bin_maxbins_40_duration_bins.start, child__duration_bin_maxbins_40_duration_bins.stop]"}, "range": [0, {"signal": "childWidth"}], "bins": {"signal": "child__duration_bin_maxbins_40_duration_bins"}, "zero": false}, {"name": "child__duration_y", "type": "linear", "domain": [{"signal": "(data(\"data_4_child__duration_y_domain___count\")[0] || {}).min"}, {"signal": "(data(\"data_4_child__duration_y_domain___count\")[0] || {}).max"}], "range": [{"signal": "childHeight"}, 0], "nice": true, "zero": true}, {"name": "child__campaign_x", "type": "linear", "domain": {"signal": "[child__campaign_bin_maxbins_40_campaign_bins.start, child__campaign_bin_maxbins_40_campaign_bins.stop]"}, "range": [0, {"signal": "childWidth"}], "bins": {"signal": "child__campaign_bin_maxbins_40_campaign_bins"}, "zero": false}, {"name": "child__campaign_y", "type": "linear", "domain": [{"signal": "(data(\"data_5_child__campaign_y_domain___count\")[0] || {}).min"}, {"signal": "(data(\"data_5_child__campaign_y_domain___count\")[0] || {}).max"}], "range": [{"signal": "childHeight"}, 0], "nice": true, "zero": true}, {"name": "child__pdays_x", "type": "linear", "domain": {"signal": "[child__pdays_bin_maxbins_40_pdays_bins.start, child__pdays_bin_maxbins_40_pdays_bins.stop]"}, "range": [0, {"signal": "childWidth"}], "bins": {"signal": "child__pdays_bin_maxbins_40_pdays_bins"}, "zero": false}, {"name": "child__pdays_y", "type": "linear", "domain": [{"signal": "(data(\"data_6_child__pdays_y_domain___count\")[0] || {}).min"}, {"signal": "(data(\"data_6_child__pdays_y_domain___count\")[0] || {}).max"}], "range": [{"signal": "childHeight"}, 0], "zero": true, "nice": true}, {"name": "child__previous_x", "type": "linear", "domain": {"signal": "[child__previous_bin_maxbins_40_previous_bins.start, child__previous_bin_maxbins_40_previous_bins.stop]"}, "range": [0, {"signal": "childWidth"}], "bins": {"signal": "child__previous_bin_maxbins_40_previous_bins"}, "zero": false}, {"name": "child__previous_y", "type": "linear", "domain": [{"signal": "(data(\"data_0_child__previous_y_domain___count\")[0] || {}).min"}, {"signal": "(data(\"data_0_child__previous_y_domain___count\")[0] || {}).max"}], "range": [{"signal": "childHeight"}, 0], "zero": true, "nice": true}], "background": "white", "padding": 5, "layout": {"padding": 20, "columns": 3, "bounds": "full", "align": "all"}}
